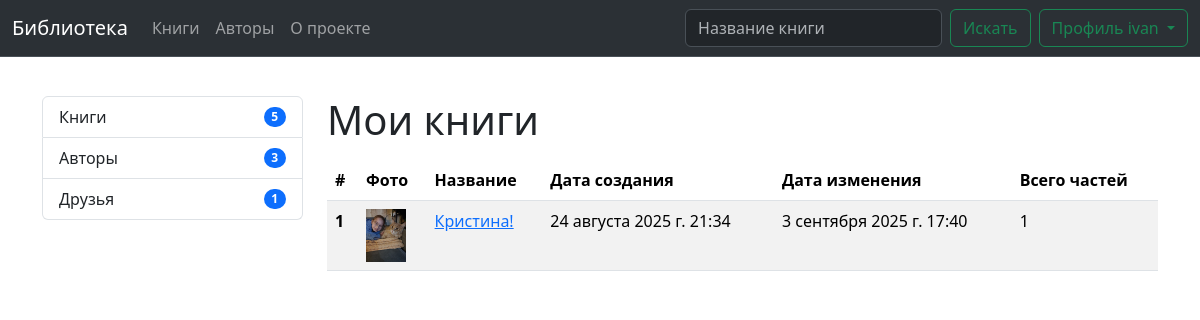
The app's page /userinfo/books/ (signed in) with its own data.
### library/models.py (models this page shows, shortened)
class Book(models.Model):
    title = models.CharField(max_length=250, unique=True)
    author = models.ForeignKey(User, on_delete=models.DO_NOTHING)
    description = HTMLField(null=True, blank=True)
    image = models.ImageField(null=True, blank=True, upload_to='books/')
    parts_num = models.PositiveIntegerField(default=0)
    created_at = models.DateTimeField(auto_now_add=True)
    updated_at = models.DateTimeField(auto_now=True)

### userinfo/views.py (the view)
# urls.py: path('books/', UserBooksView.as_view(), name='user-books'),
class UserBooksView(LoginRequiredMixin, View):
    def get(self, req):
        return render(req, 'userinfo/books.html')

### library/context_processors.py (called while the page is built)
def menu_data(request):
    return {
        'authors_count': Profile.objects.filter(isAuthor=True).count(),
        'friends_count': request.user.profile.friends.count() if request.user.is_authenticated and hasattr(request.user, 'profile') else 0,
        'requests_count': request.user.profile.friends_request_to_me.count() if request.user.is_authenticated and hasattr(request.user, 'profile') else 0,
        'books_count': Book.objects.all().count(),
    }

### users/models.py (called while the page is built)
    @property
    def friends(self):
        sent = FriendRequest.objects.filter(from_user=self, accepted=True).values_list('to_user', flat=True)
        received = FriendRequest.objects.filter(to_user=self, accepted=True).values_list('from_user', flat=True)
        friend_ids = list(sent) + list(received)
        return Profile.objects.filter(id__in=friend_ids)

    @property
    def friends_request_to_me(self):
        received = FriendRequest.objects.filter(to_user=self, accepted=False).values_list('from_user', flat=True)
        request_ids = list(received)
        return Profile.objects.filter(id__in=request_ids)

### userinfo/templates/userinfo/books.html (shortened to what this page needs)
{% extends 'base-user.html' %}
{% block meta %}
    <link href="https://use.fontawesome.com/releases/v6.1.1/css/all.css" rel="stylesheet">
{% endblock %}
{% block main %}
    <h1 class="mt-4">Мои книги</h1>
    {% if user.book_set.all|length > 0 %}
    <table class="table table-striped mt-3">
      <thead>
        <tr>
          <th scope="col">#</th>
          <th scope="col">Фото</th>
          <th scope="col">Название</th>
          <th scope="col">Дата создания</th>
          <th scope="col">Дата изменения</th>
          <th scope="col">Всего частей</th>
        </tr>
      </thead>
      <tbody>
      {% for i in user.book_set.all %}
        <tr>
          <th scope="row">{{ forloop.counter }}</th>
          <td>
              {% if i.image %}
                  <img src="{{ i.image.url }}" alt="img" width="40">
              {% else %}
                <i class="fa-solid fa-image" style="font-size: 40px"></i>
              {% endif %}
          </td>
          <td>
            <a href="{% url 'library:book_details' i.pk %}">{{ i.title }}</a>
          </td>
          <td>{{ i.created_at }}</td>
          <td>{{ i.updated_at }}</td>
          <td>{{ i.parts_num }}</td>
        </tr>
      {% endfor %}
      </tbody>
    </table>
    {% else %}
        <p>Список пуст...</p>
    {% endif %}
{% endblock %}

### templates/includes/header.html (shortened to what this page needs)
<nav class="navbar fixed-top navbar-expand-lg bg-body-tertiary bg-dark border-bottom border-body" data-bs-theme="dark">
  <div class="container-fluid">
    <a class="navbar-brand" href="{% url 'library:home' %}">Библиотека</a>
    <div class="collapse navbar-collapse" id="navbarSupportedContent">
      <ul class="navbar-nav me-auto mb-2 mb-lg-0">
        <li class="nav-item">
          <a
            class="nav-link {% if request.resolver_match.url_name == 'books' %}active{% endif %}"
            href="{% url 'library:books' %}"
          >Книги</a>
        </li>
        <li class="nav-item">
          <a
            class="nav-link {% if request.resolver_match.url_name == 'authors' %}active{% endif %}"
            href="{% url 'library:authors' %}"
          >Авторы</a>
        </li>
        <li class="nav-item">
          <a
            class="nav-link {% if request.resolver_match.url_name == 'about' %}active{% endif %}"
            href="{% url 'library:about' %}"
          >О проекте</a>
        </li>
      </ul>
      <form class="d-flex" role="search" method="get" action="{% url 'library:home' %}">
        <input class="form-control me-2" type="search" placeholder="Название книги" aria-label="Название книги"/>
        <button class="btn btn-outline-success" type="submit">Искать</button>
      </form>
        {% if user.is_authenticated and user.profile %}
        <div class="dropdown">
          <button class="btn btn-outline-success dropdown-toggle ms-2" type="button" data-bs-toggle="dropdown" aria-expanded="false">
            Профиль {{ user.username }}
          </button>
        </div>
        {% else %}
            <form class="d-flex ms-2" method="post" action="{% url 'users:login' %}">
              {% csrf_token %}
              <button class="btn btn-outline-success" type="submit">Вход</button>
            </form>
        {% endif %}
    </div>
  </div>
</nav>

### static/css/base.css (style rules this page uses)
html, body { height: 100%; }

### records on screen
Book: image (picture), title "Кристина!", created_at "24 августа 2025 г. 21:34", updated_at "3 сентября 2025 г. 17:40", parts_num "1"

### other values on screen
{{ user.username }} "ivan"
{{ books_count }} "5"
{{ authors_count }} "3"
{{ friends_count }} "1"
